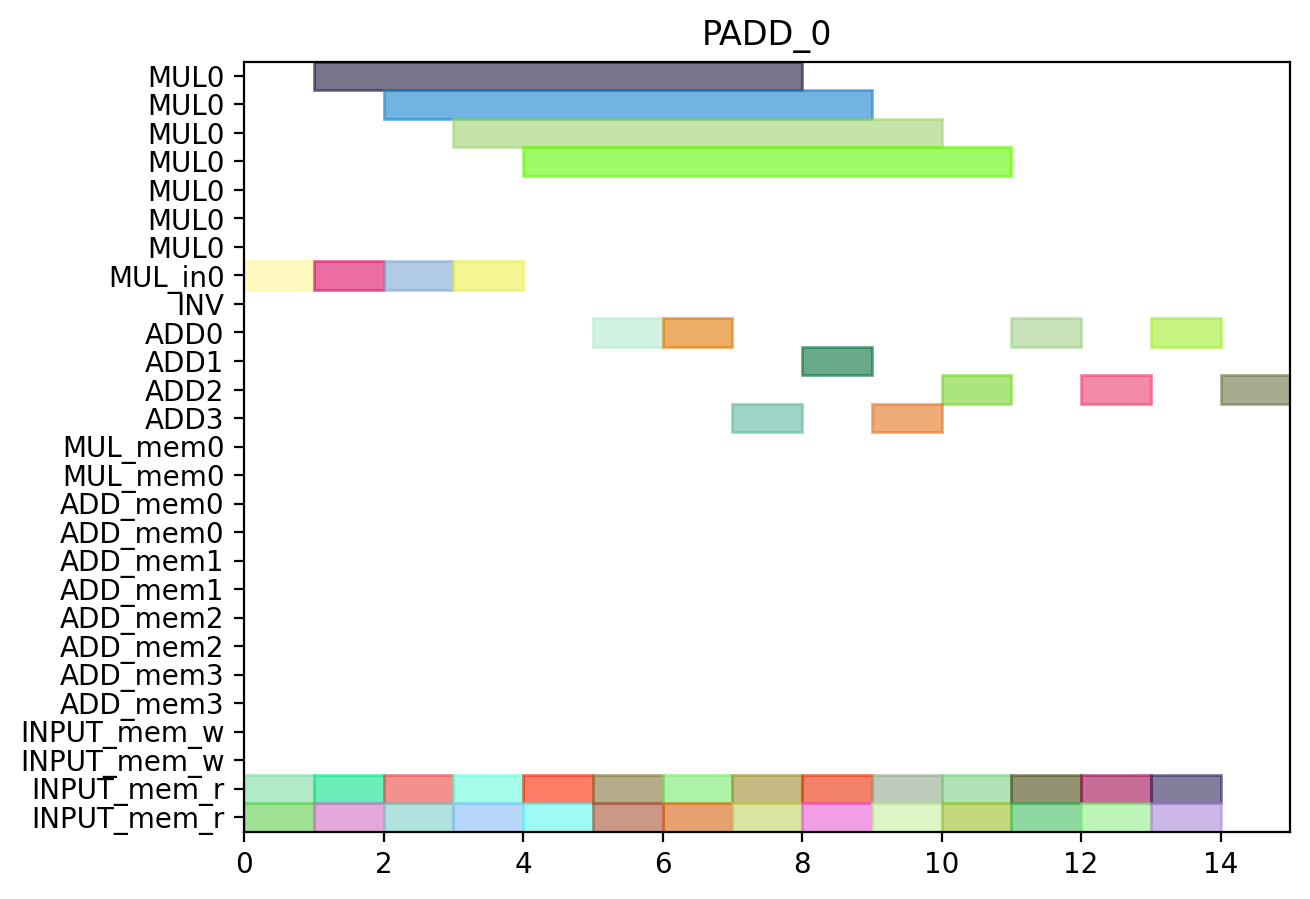

Recreate this plot in Python.
from pyschedule import Scenario, solvers, plotters, alt


def solve():
	horizon = 90
	S = Scenario("PADD_0", horizon=horizon)

	# resource
	MUL = S.Resources('MUL', num=1, size=7)
	MUL_in = S.Resources('MUL_in', num=1)
	INV = S.Resource('INV')
	ADD = S.Resources('ADD', num=4, periods=range(1, horizon))
	MUL_mem = S.Resources('MUL_mem', num=1, size=2)
	ADD_mem = S.Resources('ADD_mem', num=4, size=2)
	INPUT_mem_w = S.Resource('INPUT_mem_w', size=2)
	INPUT_mem_r = S.Resource('INPUT_mem_r', size=2)

	# result of previous scheduling

	# new tasks
	t0_t0_in = S.Task('t0_t0_in', length=1, delay_cost=1)
	t0_t0_in += alt(MUL_in)
	t0_t0 = S.Task('t0_t0', length=7, delay_cost=1)
	t0_t0 += alt(MUL)
	S += t0_t0>=t0_t0_in

	t0_t0_mem0 = S.Task('t0_t0_mem0', length=1, delay_cost=1)
	t0_t0_mem0 += INPUT_mem_r
	S += t0_t0_mem0 <= t0_t0

	t0_t0_mem1 = S.Task('t0_t0_mem1', length=1, delay_cost=1)
	t0_t0_mem1 += INPUT_mem_r
	S += t0_t0_mem1 <= t0_t0

	t0_t1_in = S.Task('t0_t1_in', length=1, delay_cost=1)
	t0_t1_in += alt(MUL_in)
	t0_t1 = S.Task('t0_t1', length=7, delay_cost=1)
	t0_t1 += alt(MUL)
	S += t0_t1>=t0_t1_in

	t0_t1_mem0 = S.Task('t0_t1_mem0', length=1, delay_cost=1)
	t0_t1_mem0 += INPUT_mem_r
	S += t0_t1_mem0 <= t0_t1

	t0_t1_mem1 = S.Task('t0_t1_mem1', length=1, delay_cost=1)
	t0_t1_mem1 += INPUT_mem_r
	S += t0_t1_mem1 <= t0_t1

	t0_t2 = S.Task('t0_t2', length=1, delay_cost=1)
	t0_t2 += alt(ADD)

	t0_t2_mem0 = S.Task('t0_t2_mem0', length=1, delay_cost=1)
	t0_t2_mem0 += INPUT_mem_r
	S += t0_t2_mem0 <= t0_t2

	t0_t2_mem1 = S.Task('t0_t2_mem1', length=1, delay_cost=1)
	t0_t2_mem1 += INPUT_mem_r
	S += t0_t2_mem1 <= t0_t2

	t0_t3 = S.Task('t0_t3', length=1, delay_cost=1)
	t0_t3 += alt(ADD)

	t0_t3_mem0 = S.Task('t0_t3_mem0', length=1, delay_cost=1)
	t0_t3_mem0 += INPUT_mem_r
	S += t0_t3_mem0 <= t0_t3

	t0_t3_mem1 = S.Task('t0_t3_mem1', length=1, delay_cost=1)
	t0_t3_mem1 += INPUT_mem_r
	S += t0_t3_mem1 <= t0_t3

	t2_t0_in = S.Task('t2_t0_in', length=1, delay_cost=1)
	t2_t0_in += alt(MUL_in)
	t2_t0 = S.Task('t2_t0', length=7, delay_cost=1)
	t2_t0 += alt(MUL)
	S += t2_t0>=t2_t0_in

	t2_t0_mem0 = S.Task('t2_t0_mem0', length=1, delay_cost=1)
	t2_t0_mem0 += INPUT_mem_r
	S += t2_t0_mem0 <= t2_t0

	t2_t0_mem1 = S.Task('t2_t0_mem1', length=1, delay_cost=1)
	t2_t0_mem1 += INPUT_mem_r
	S += t2_t0_mem1 <= t2_t0

	t2_t1_in = S.Task('t2_t1_in', length=1, delay_cost=1)
	t2_t1_in += alt(MUL_in)
	t2_t1 = S.Task('t2_t1', length=7, delay_cost=1)
	t2_t1 += alt(MUL)
	S += t2_t1>=t2_t1_in

	t2_t1_mem0 = S.Task('t2_t1_mem0', length=1, delay_cost=1)
	t2_t1_mem0 += INPUT_mem_r
	S += t2_t1_mem0 <= t2_t1

	t2_t1_mem1 = S.Task('t2_t1_mem1', length=1, delay_cost=1)
	t2_t1_mem1 += INPUT_mem_r
	S += t2_t1_mem1 <= t2_t1

	t2_t2 = S.Task('t2_t2', length=1, delay_cost=1)
	t2_t2 += alt(ADD)

	t2_t2_mem0 = S.Task('t2_t2_mem0', length=1, delay_cost=1)
	t2_t2_mem0 += INPUT_mem_r
	S += t2_t2_mem0 <= t2_t2

	t2_t2_mem1 = S.Task('t2_t2_mem1', length=1, delay_cost=1)
	t2_t2_mem1 += INPUT_mem_r
	S += t2_t2_mem1 <= t2_t2

	t2_t3 = S.Task('t2_t3', length=1, delay_cost=1)
	t2_t3 += alt(ADD)

	t2_t3_mem0 = S.Task('t2_t3_mem0', length=1, delay_cost=1)
	t2_t3_mem0 += INPUT_mem_r
	S += t2_t3_mem0 <= t2_t3

	t2_t3_mem1 = S.Task('t2_t3_mem1', length=1, delay_cost=1)
	t2_t3_mem1 += INPUT_mem_r
	S += t2_t3_mem1 <= t2_t3

	t7_t2 = S.Task('t7_t2', length=1, delay_cost=1)
	t7_t2 += alt(ADD)

	t7_t2_mem0 = S.Task('t7_t2_mem0', length=1, delay_cost=1)
	t7_t2_mem0 += INPUT_mem_r
	S += t7_t2_mem0 <= t7_t2

	t7_t2_mem1 = S.Task('t7_t2_mem1', length=1, delay_cost=1)
	t7_t2_mem1 += INPUT_mem_r
	S += t7_t2_mem1 <= t7_t2

	t9_t2 = S.Task('t9_t2', length=1, delay_cost=1)
	t9_t2 += alt(ADD)

	t9_t2_mem0 = S.Task('t9_t2_mem0', length=1, delay_cost=1)
	t9_t2_mem0 += INPUT_mem_r
	S += t9_t2_mem0 <= t9_t2

	t9_t2_mem1 = S.Task('t9_t2_mem1', length=1, delay_cost=1)
	t9_t2_mem1 += INPUT_mem_r
	S += t9_t2_mem1 <= t9_t2

	t14_t2 = S.Task('t14_t2', length=1, delay_cost=1)
	t14_t2 += alt(ADD)

	t14_t2_mem0 = S.Task('t14_t2_mem0', length=1, delay_cost=1)
	t14_t2_mem0 += INPUT_mem_r
	S += t14_t2_mem0 <= t14_t2

	t14_t2_mem1 = S.Task('t14_t2_mem1', length=1, delay_cost=1)
	t14_t2_mem1 += INPUT_mem_r
	S += t14_t2_mem1 <= t14_t2

	new_TZ_t2 = S.Task('new_TZ_t2', length=1, delay_cost=1)
	new_TZ_t2 += alt(ADD)

	new_TZ_t2_mem0 = S.Task('new_TZ_t2_mem0', length=1, delay_cost=1)
	new_TZ_t2_mem0 += INPUT_mem_r
	S += new_TZ_t2_mem0 <= new_TZ_t2

	new_TZ_t2_mem1 = S.Task('new_TZ_t2_mem1', length=1, delay_cost=1)
	new_TZ_t2_mem1 += INPUT_mem_r
	S += new_TZ_t2_mem1 <= new_TZ_t2

	t16_t2 = S.Task('t16_t2', length=1, delay_cost=1)
	t16_t2 += alt(ADD)

	t16_t2_mem0 = S.Task('t16_t2_mem0', length=1, delay_cost=1)
	t16_t2_mem0 += INPUT_mem_r
	S += t16_t2_mem0 <= t16_t2

	t16_t2_mem1 = S.Task('t16_t2_mem1', length=1, delay_cost=1)
	t16_t2_mem1 += INPUT_mem_r
	S += t16_t2_mem1 <= t16_t2

	t17_t2 = S.Task('t17_t2', length=1, delay_cost=1)
	t17_t2 += alt(ADD)

	t17_t2_mem0 = S.Task('t17_t2_mem0', length=1, delay_cost=1)
	t17_t2_mem0 += INPUT_mem_r
	S += t17_t2_mem0 <= t17_t2

	t17_t2_mem1 = S.Task('t17_t2_mem1', length=1, delay_cost=1)
	t17_t2_mem1 += INPUT_mem_r
	S += t17_t2_mem1 <= t17_t2

	solvers.mip.solve(S,msg=1,kind='CPLEX',ratio_gap=1.01)

	solution = [['hoge']*len(S.solution()[1]) for i in range(len(S.solution()))]
	for i in range(len(S.solution())):
		for j in range(len(S.solution()[i])):
			solution[i][j]=str(S.solution()[i][j])
	print(solution)

	cycles = int(solution[-1][3])

	pic_file_name = "/home/mfukuda/pairing_automation_design2/bls12-638/scheduling/PADD_mul1_add4/PADD_0.png"
	if(S.solution() != []):
		plotters.matplotlib.plot(S,img_filename=pic_file_name, vertical_text=True, fig_size=(cycles*0.25+3, 5), show_task_labels=False)

	return solution
